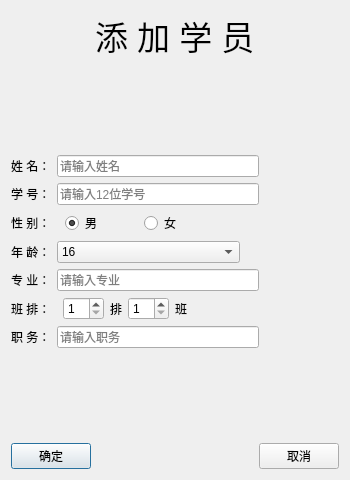
<?xml version="1.0" encoding="UTF-8"?>
<ui version="4.0">
 <class>addstudent</class>
 <widget class="QDialog" name="addstudent">
  <property name="geometry">
   <rect>
    <x>0</x>
    <y>0</y>
    <width>350</width>
    <height>480</height>
   </rect>
  </property>
  <property name="font">
   <font>
    <family>Arial</family>
   </font>
  </property>
  <property name="windowTitle">
   <string>添加学员</string>
  </property>
  <layout class="QGridLayout" name="gridLayout">
   <item row="0" column="0" colspan="2">
    <layout class="QHBoxLayout" name="horizontalLayout">
     <item>
      <spacer name="horizontalSpacer_9">
       <property name="orientation">
        <enum>Qt::Horizontal</enum>
       </property>
       <property name="sizeHint" stdset="0">
        <size>
         <width>40</width>
         <height>20</height>
        </size>
       </property>
      </spacer>
     </item>
     <item>
      <widget class="QLabel" name="label">
       <property name="sizePolicy">
        <sizepolicy hsizetype="Preferred" vsizetype="Fixed">
         <horstretch>0</horstretch>
         <verstretch>0</verstretch>
        </sizepolicy>
       </property>
       <property name="font">
        <font>
         <family>Arial</family>
         <pointsize>25</pointsize>
        </font>
       </property>
       <property name="text">
        <string>添 加 学 员</string>
       </property>
      </widget>
     </item>
     <item>
      <spacer name="horizontalSpacer_10">
       <property name="orientation">
        <enum>Qt::Horizontal</enum>
       </property>
       <property name="sizeHint" stdset="0">
        <size>
         <width>40</width>
         <height>20</height>
        </size>
       </property>
      </spacer>
     </item>
    </layout>
   </item>
   <item row="1" column="1">
    <spacer name="verticalSpacer">
     <property name="orientation">
      <enum>Qt::Vertical</enum>
     </property>
     <property name="sizeHint" stdset="0">
      <size>
       <width>20</width>
       <height>104</height>
      </size>
     </property>
    </spacer>
   </item>
   <item row="2" column="0" colspan="2">
    <layout class="QHBoxLayout" name="horizontalLayout_9" stretch="1,5,2">
     <item>
      <widget class="QLabel" name="label_2">
       <property name="text">
        <string>姓 名：</string>
       </property>
      </widget>
     </item>
     <item>
      <widget class="QLineEdit" name="lineEdit_name">
       <property name="placeholderText">
        <string>请输入姓名</string>
       </property>
       <property name="clearButtonEnabled">
        <bool>true</bool>
       </property>
      </widget>
     </item>
     <item>
      <spacer name="horizontalSpacer">
       <property name="orientation">
        <enum>Qt::Horizontal</enum>
       </property>
       <property name="sizeHint" stdset="0">
        <size>
         <width>40</width>
         <height>20</height>
        </size>
       </property>
      </spacer>
     </item>
    </layout>
   </item>
   <item row="3" column="0" colspan="2">
    <layout class="QHBoxLayout" name="horizontalLayout_4" stretch="1,5,2">
     <item>
      <widget class="QLabel" name="label_5">
       <property name="text">
        <string>学 号：</string>
       </property>
      </widget>
     </item>
     <item>
      <widget class="QLineEdit" name="lineEdit_id">
       <property name="placeholderText">
        <string>请输入12位学号</string>
       </property>
       <property name="clearButtonEnabled">
        <bool>true</bool>
       </property>
      </widget>
     </item>
     <item>
      <spacer name="horizontalSpacer_2">
       <property name="orientation">
        <enum>Qt::Horizontal</enum>
       </property>
       <property name="sizeHint" stdset="0">
        <size>
         <width>40</width>
         <height>20</height>
        </size>
       </property>
      </spacer>
     </item>
    </layout>
   </item>
   <item row="4" column="0">
    <layout class="QHBoxLayout" name="horizontalLayout_2" stretch="2,3,3,4">
     <item>
      <widget class="QLabel" name="label_3">
       <property name="text">
        <string>性 别：</string>
       </property>
      </widget>
     </item>
     <item>
      <widget class="QRadioButton" name="radioButton_male">
       <property name="text">
        <string>男</string>
       </property>
       <property name="checked">
        <bool>true</bool>
       </property>
       <attribute name="buttonGroup">
        <string notr="true">sexGroup</string>
       </attribute>
      </widget>
     </item>
     <item>
      <widget class="QRadioButton" name="radioButton_female">
       <property name="text">
        <string>女</string>
       </property>
       <attribute name="buttonGroup">
        <string notr="true">sexGroup</string>
       </attribute>
      </widget>
     </item>
     <item>
      <spacer name="horizontalSpacer_7">
       <property name="orientation">
        <enum>Qt::Horizontal</enum>
       </property>
       <property name="sizeHint" stdset="0">
        <size>
         <width>40</width>
         <height>20</height>
        </size>
       </property>
      </spacer>
     </item>
    </layout>
   </item>
   <item row="5" column="0">
    <layout class="QHBoxLayout" name="horizontalLayout_3" stretch="1,5,2">
     <item>
      <widget class="QLabel" name="label_4">
       <property name="text">
        <string>年 龄：</string>
       </property>
      </widget>
     </item>
     <item>
      <widget class="QComboBox" name="comboBox_age">
       <property name="currentText">
        <string>16</string>
       </property>
       <item>
        <property name="text">
         <string>16</string>
        </property>
       </item>
       <item>
        <property name="text">
         <string>17</string>
        </property>
       </item>
       <item>
        <property name="text">
         <string>18</string>
        </property>
       </item>
       <item>
        <property name="text">
         <string>19</string>
        </property>
       </item>
       <item>
        <property name="text">
         <string>20</string>
        </property>
       </item>
       <item>
        <property name="text">
         <string>21</string>
        </property>
       </item>
       <item>
        <property name="text">
         <string>22</string>
        </property>
       </item>
       <item>
        <property name="text">
         <string>23</string>
        </property>
       </item>
       <item>
        <property name="text">
         <string>24</string>
        </property>
       </item>
       <item>
        <property name="text">
         <string>25</string>
        </property>
       </item>
       <item>
        <property name="text">
         <string>26</string>
        </property>
       </item>
      </widget>
     </item>
     <item>
      <spacer name="horizontalSpacer_8">
       <property name="orientation">
        <enum>Qt::Horizontal</enum>
       </property>
       <property name="sizeHint" stdset="0">
        <size>
         <width>40</width>
         <height>20</height>
        </size>
       </property>
      </spacer>
     </item>
    </layout>
   </item>
   <item row="6" column="0" colspan="2">
    <layout class="QHBoxLayout" name="horizontalLayout_5" stretch="1,5,2">
     <item>
      <widget class="QLabel" name="label_6">
       <property name="text">
        <string>专 业：</string>
       </property>
      </widget>
     </item>
     <item>
      <widget class="QLineEdit" name="lineEdit_major">
       <property name="placeholderText">
        <string>请输入专业</string>
       </property>
       <property name="clearButtonEnabled">
        <bool>true</bool>
       </property>
      </widget>
     </item>
     <item>
      <spacer name="horizontalSpacer_3">
       <property name="orientation">
        <enum>Qt::Horizontal</enum>
       </property>
       <property name="sizeHint" stdset="0">
        <size>
         <width>40</width>
         <height>20</height>
        </size>
       </property>
      </spacer>
     </item>
    </layout>
   </item>
   <item row="7" column="0" colspan="2">
    <layout class="QHBoxLayout" name="horizontalLayout_6">
     <item>
      <widget class="QLabel" name="label_7">
       <property name="text">
        <string>班 排：  </string>
       </property>
      </widget>
     </item>
     <item>
      <widget class="QSpinBox" name="spinBox_platoon">
       <property name="minimum">
        <number>1</number>
       </property>
      </widget>
     </item>
     <item>
      <widget class="QLabel" name="label_9">
       <property name="text">
        <string>排</string>
       </property>
      </widget>
     </item>
     <item>
      <widget class="QSpinBox" name="spinBox_squad">
       <property name="minimum">
        <number>1</number>
       </property>
      </widget>
     </item>
     <item>
      <widget class="QLabel" name="label_10">
       <property name="text">
        <string>班</string>
       </property>
      </widget>
     </item>
     <item>
      <spacer name="horizontalSpacer_6">
       <property name="orientation">
        <enum>Qt::Horizontal</enum>
       </property>
       <property name="sizeHint" stdset="0">
        <size>
         <width>40</width>
         <height>20</height>
        </size>
       </property>
      </spacer>
     </item>
    </layout>
   </item>
   <item row="8" column="0" colspan="2">
    <layout class="QHBoxLayout" name="horizontalLayout_7" stretch="1,5,2">
     <item>
      <widget class="QLabel" name="label_8">
       <property name="text">
        <string>职 务：</string>
       </property>
      </widget>
     </item>
     <item>
      <widget class="QLineEdit" name="lineEdit_job">
       <property name="placeholderText">
        <string>请输入职务</string>
       </property>
       <property name="clearButtonEnabled">
        <bool>true</bool>
       </property>
      </widget>
     </item>
     <item>
      <spacer name="horizontalSpacer_5">
       <property name="orientation">
        <enum>Qt::Horizontal</enum>
       </property>
       <property name="sizeHint" stdset="0">
        <size>
         <width>40</width>
         <height>20</height>
        </size>
       </property>
      </spacer>
     </item>
    </layout>
   </item>
   <item row="9" column="1">
    <spacer name="verticalSpacer_2">
     <property name="orientation">
      <enum>Qt::Vertical</enum>
     </property>
     <property name="sizeHint" stdset="0">
      <size>
       <width>20</width>
       <height>104</height>
      </size>
     </property>
    </spacer>
   </item>
   <item row="10" column="0" colspan="2">
    <layout class="QHBoxLayout" name="horizontalLayout_8">
     <item>
      <widget class="QPushButton" name="pushButton_ok">
       <property name="text">
        <string>确定</string>
       </property>
      </widget>
     </item>
     <item>
      <spacer name="horizontalSpacer_4">
       <property name="orientation">
        <enum>Qt::Horizontal</enum>
       </property>
       <property name="sizeHint" stdset="0">
        <size>
         <width>40</width>
         <height>20</height>
        </size>
       </property>
      </spacer>
     </item>
     <item>
      <widget class="QPushButton" name="pushButton_cancle">
       <property name="text">
        <string>取消</string>
       </property>
      </widget>
     </item>
    </layout>
   </item>
  </layout>
 </widget>
 <tabstops>
  <tabstop>lineEdit_name</tabstop>
  <tabstop>lineEdit_id</tabstop>
  <tabstop>radioButton_male</tabstop>
  <tabstop>radioButton_female</tabstop>
  <tabstop>comboBox_age</tabstop>
  <tabstop>lineEdit_major</tabstop>
  <tabstop>spinBox_platoon</tabstop>
  <tabstop>spinBox_squad</tabstop>
  <tabstop>lineEdit_job</tabstop>
  <tabstop>pushButton_ok</tabstop>
  <tabstop>pushButton_cancle</tabstop>
 </tabstops>
 <resources/>
 <connections>
  <connection>
   <sender>pushButton_cancle</sender>
   <signal>clicked()</signal>
   <receiver>addstudent</receiver>
   <slot>close()</slot>
   <hints>
    <hint type="sourcelabel">
     <x>302</x>
     <y>448</y>
    </hint>
    <hint type="destinationlabel">
     <x>174</x>
     <y>239</y>
    </hint>
   </hints>
  </connection>
 </connections>
 <buttongroups>
  <buttongroup name="sexGroup"/>
 </buttongroups>
</ui>
